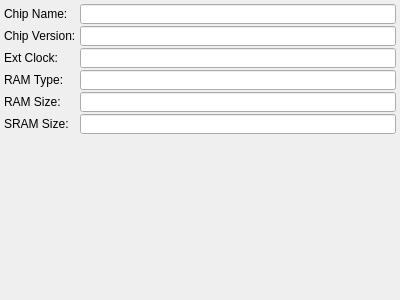
<?xml version="1.0" encoding="UTF-8"?>
<ui version="4.0">
 <class>ChipInfoWidget</class>
 <widget class="QWidget" name="ChipInfoWidget">
  <property name="geometry">
   <rect>
    <x>0</x>
    <y>0</y>
    <width>400</width>
    <height>300</height>
   </rect>
  </property>
  <property name="windowTitle">
   <string>Form</string>
  </property>
  <layout class="QFormLayout" name="formLayout">
   <property name="horizontalSpacing">
    <number>4</number>
   </property>
   <property name="verticalSpacing">
    <number>2</number>
   </property>
   <property name="leftMargin">
    <number>4</number>
   </property>
   <property name="topMargin">
    <number>4</number>
   </property>
   <property name="rightMargin">
    <number>4</number>
   </property>
   <property name="bottomMargin">
    <number>4</number>
   </property>
   <item row="0" column="0">
    <widget class="QLabel" name="label_chipName">
     <property name="text">
      <string>Chip Name:</string>
     </property>
     <property name="font">
      <font>
       <pointsize>9</pointsize>
      </font>
     </property>
    </widget>
   </item>
   <item row="0" column="1">
    <widget class="QLineEdit" name="lineEdit_chipName">
     <property name="readOnly">
      <bool>true</bool>
     </property>
     <property name="font">
      <font>
       <pointsize>9</pointsize>
      </font>
     </property>
     <property name="styleSheet">
      <string notr="true">padding: 1px 4px;</string>
     </property>
    </widget>
   </item>
   <item row="1" column="0">
    <widget class="QLabel" name="label_chipVersion">
     <property name="text">
      <string>Chip Version:</string>
     </property>
     <property name="font">
      <font>
       <pointsize>9</pointsize>
      </font>
     </property>
    </widget>
   </item>
   <item row="1" column="1">
    <widget class="QLineEdit" name="lineEdit_chipVersion">
     <property name="readOnly">
      <bool>true</bool>
     </property>
     <property name="font">
      <font>
       <pointsize>9</pointsize>
      </font>
     </property>
     <property name="styleSheet">
      <string notr="true">padding: 1px 4px;</string>
     </property>
    </widget>
   </item>
   <item row="2" column="0">
    <widget class="QLabel" name="label_extClock">
     <property name="text">
      <string>Ext Clock:</string>
     </property>
     <property name="font">
      <font>
       <pointsize>9</pointsize>
      </font>
     </property>
    </widget>
   </item>
   <item row="2" column="1">
    <widget class="QLineEdit" name="lineEdit_extClock">
     <property name="readOnly">
      <bool>true</bool>
     </property>
     <property name="font">
      <font>
       <pointsize>9</pointsize>
      </font>
     </property>
     <property name="styleSheet">
      <string notr="true">padding: 1px 4px;</string>
     </property>
    </widget>
   </item>
   <item row="3" column="0">
    <widget class="QLabel" name="label_ramType">
     <property name="text">
      <string>RAM Type:</string>
     </property>
     <property name="font">
      <font>
       <pointsize>9</pointsize>
      </font>
     </property>
    </widget>
   </item>
   <item row="3" column="1">
    <widget class="QLineEdit" name="lineEdit_ramType">
     <property name="readOnly">
      <bool>true</bool>
     </property>
     <property name="font">
      <font>
       <pointsize>9</pointsize>
      </font>
     </property>
     <property name="styleSheet">
      <string notr="true">padding: 1px 4px;</string>
     </property>
    </widget>
   </item>
   <item row="4" column="0">
    <widget class="QLabel" name="label_ramSize">
     <property name="text">
      <string>RAM Size:</string>
     </property>
     <property name="font">
      <font>
       <pointsize>9</pointsize>
      </font>
     </property>
    </widget>
   </item>
   <item row="4" column="1">
    <widget class="QLineEdit" name="lineEdit_ramSize">
     <property name="readOnly">
      <bool>true</bool>
     </property>
     <property name="font">
      <font>
       <pointsize>9</pointsize>
      </font>
     </property>
     <property name="styleSheet">
      <string notr="true">padding: 1px 4px;</string>
     </property>
    </widget>
   </item>
   <item row="5" column="0">
    <widget class="QLabel" name="label_sramSize">
     <property name="text">
      <string>SRAM Size:</string>
     </property>
     <property name="font">
      <font>
       <pointsize>9</pointsize>
      </font>
     </property>
    </widget>
   </item>
   <item row="5" column="1">
    <widget class="QLineEdit" name="lineEdit_sramSize">
     <property name="readOnly">
      <bool>true</bool>
     </property>
     <property name="font">
      <font>
       <pointsize>9</pointsize>
      </font>
     </property>
     <property name="styleSheet">
      <string notr="true">padding: 1px 4px;</string>
     </property>
    </widget>
   </item>
  </layout>
 </widget>
 <resources/>
 <connections/>
</ui>
